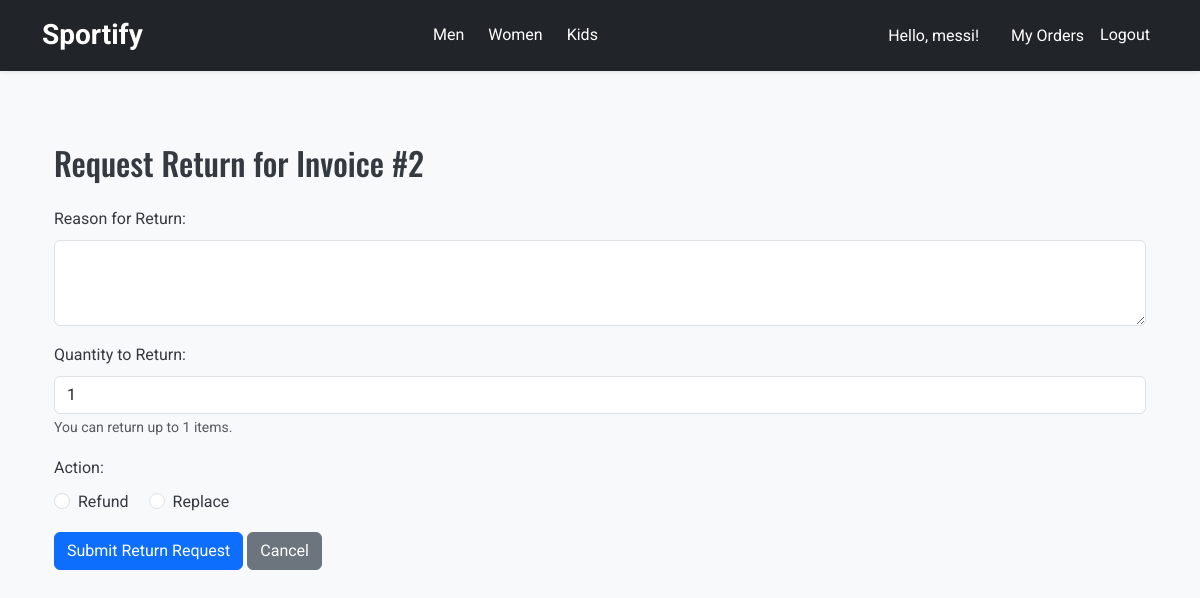
/request_return/2 (signed in), run on the app's committed database.
### models.py (models this page shows, shortened)
class User(db.Model,UserMixin):
    __tablename__ = 'users'
    uid = db.Column(db.Integer, primary_key=True)
    username = db.Column(db.String, nullable=False)
    password = db.Column(db.String, nullable=False)
    role = db.Column(db.String, nullable=False, default='user')
    description = db.Column(db.String)
    ROLE_SUPER_ADMIN = 'super_admin'        # Can access everything
    ROLE_INVENTORY_ADMIN = 'inventory_admin' # Can manage inventory
    ROLE_ORDER_ADMIN = 'order_admin'        # Can manage orders
    ROLE_PRODUCT_ADMIN = 'product_admin'    # Can manage products

class Invoice(db.Model):
    __tablename__ = 'invoices'
    invoice_id = db.Column(db.Integer, primary_key=True)
    user_id = db.Column(db.Integer, db.ForeignKey('users.uid'), nullable=False)
    product_id = db.Column(db.Integer, nullable=False)
    product_type = db.Column(db.String(50), nullable=False)
    quantity = db.Column(db.Integer, nullable=False)
    price = db.Column(db.Float, nullable=False)  # Price per unit
    total_price = db.Column(db.Float, nullable=False)
    date = db.Column(db.DateTime, nullable=False, default=datetime.utcnow)
    status = db.Column(db.String(20), nullable=False, default='Pending')
    notes = db.Column(db.Text, nullable=True)
    shipping_address = db.Column(db.Text, nullable=True)
    tracking_number = db.Column(db.String(100), nullable=True)
    payment_status = db.Column(db.String(20), default='Pending')
    payment_method = db.Column(db.String(50), nullable=True)
    user = db.relationship('User', backref=db.backref('invoices', lazy=True))
    status_history = db.relationship('InvoiceStatusHistory',
                                   back_populates='invoice',
                                   cascade='all, delete-orphan',
                                   order_by='desc(InvoiceStatusHistory.timestamp)')
    STATUS_PENDING = 'Pending'
    STATUS_PROCESSING = 'Processing'
    STATUS_SHIPPED = 'Shipped'
    STATUS_DELIVERED = 'Delivered'
    STATUS_CANCELLED = 'Cancelled'
    STATUS_PAID = 'Paid'
    PAYMENT_PENDING = 'Pending'
    PAYMENT_COMPLETED = 'Completed'
    PAYMENT_FAILED = 'Failed'
    PAYMENT_REFUNDED = 'Refunded'

### routes.py (the view, shortened to what this page needs)
    @app.route("/request_return/<int:invoice_id>", methods=["GET", "POST"])
    @login_required
    def request_return(invoice_id):
        invoice = Invoice.query.get_or_404(invoice_id)
        if invoice.user_id != current_user.uid:
            flash("You are not authorized to request a return for this invoice.", "danger")
            return redirect(url_for("view_orders"))
        existing_return = ReturnRequest.query.filter_by(invoice_id=invoice.invoice_id).first()
        if existing_return:
            flash("A return request for this invoice already exists.", "info")
            return redirect(url_for("view_orders"))
        model_mapping = {
            'FootwearSubCategory': FootwearSubCategory,
            'ActivewearSubCategory': ActivewearSubCategory,
            'BottomsSubCategory': BottomsSubCategory,
            'OuterwearSubCategory': OuterwearSubCategory,
            'RecoverySubCategory': RecoverySubCategory,
            'AccessoriesSubCategory': AccessoriesSubCategory,
            'SwimwearSubCategory': SwimwearSubCategory,
            'CompressionSubCategory': CompressionSubCategory,
            'SpecialtySportswearSubCategory': SpecialtySportswearSubCategory,
            'ProtectiveGearSubCategory': ProtectiveGearSubCategory
        }
        model = model_mapping.get(invoice.product_type)
        available_replacements = []
        if model:
            available_replacements = model.query.filter_by(price=invoice.price).filter(model.quantity >= 1).all()
        return render_template("request_return.html", invoice=invoice, available_replacements=available_replacements)

### app.py (called while the page is built)
def create_app():
    app = Flask(__name__, template_folder='templates')
    csrf = CSRFProtect(app)
    app.config['SQLALCHEMY_DATABASE_URI'] = 'sqlite:////home/satch/Desktop/dbapplication/testdb_backup.db'
    app.secret_key = 'Some Key'
    app.config['SECRET_KEY'] = 'tQa$L5Cu6^*yu"V'
    app.secret_key = app.config['SECRET_KEY']
    db.init_app(app)
    CORS(app, supports_credentials=True)
    login_manager = LoginManager()
    login_manager.init_app(app)
    secret_key = app.secret_key
    bcrypt = Bcrypt(app)
    from models import User
    @login_manager.user_loader
    def load_user(uid):
        return User.query.get(uid)
    bcrypt = Bcrypt(app)
    from routes import register_routes
    register_routes(app, db, bcrypt)
    migrate = Migrate(app, db)
    return app

### templates/request_return.html (shortened to what this page needs)
{% extends "base.html" %}  {% block content %}
<section class="request-return py-5">
  <div class="container">
    <h2 class="mb-4">Request Return for Invoice #{{ invoice.invoice_id }}</h2>
    <form
      action="{{ url_for('request_return', invoice_id=invoice.invoice_id) }}"
      method="POST"
    >
      <div class="mb-3">
        <label for="reason" class="form-label">Reason for Return:</label>
        <textarea
          name="reason"
          id="reason"
          class="form-control"
          rows="3"
          required
        ></textarea>
      </div>
      <div class="mb-3">
        <label for="quantity" class="form-label">Quantity to Return:</label>
        <input
          type="number"
          name="quantity"
          id="quantity"
          class="form-control"
          min="1"
          max="{{ invoice.quantity }}"
          value="1"
          required
        />
        <small class="form-text text-muted"
          >You can return up to {{ invoice.quantity }} items.</small
        >
      </div>
      <div class="mb-3">
        <label class="form-label">Action:</label><br />
        <div class="form-check form-check-inline">
          <input
            class="form-check-input"
            type="radio"
            name="action"
            id="refund"
            value="refund"
            required
          />
          <label class="form-check-label" for="refund">Refund</label>
        </div>
        <div class="form-check form-check-inline">
          <input
            class="form-check-input"
            type="radio"
            name="action"
            id="replace"
            value="replace"
            required
          />
          <label class="form-check-label" for="replace">Replace</label>
        </div>
      </div>
      <button type="submit" class="btn btn-primary">
        Submit Return Request
      </button>
      <a href="{{ url_for('view_orders') }}" class="btn btn-secondary"
        >Cancel</a
      >
    </form>
  </div>
</section>
{% endblock %}

### templates/base.html (shortened to what this page needs)
<!DOCTYPE html>
<html lang="en">
  <head>
    <link
      href="https://cdn.jsdelivr.net/npm/bootstrap@5.3.0/dist/css/bootstrap.min.css"
      rel="stylesheet"
    />
    <link
      rel="stylesheet"
      href="https://cdnjs.cloudflare.com/ajax/libs/font-awesome/6.4.0/css/all.min.css"
    />
    <link
      rel="stylesheet"
      href="{{ url_for('static', filename='css/styles.css') }}"
    />
  </head>
  <body>
    <nav
      class="navbar navbar-expand-lg navbar-dark bg-dark fixed-top shadow-sm"
    >
      <div class="container">
        <a class="navbar-brand fw-bold" href="{{ url_for('index') }}"
          >Sportify</a
        >
        <div class="collapse navbar-collapse" id="navbarNav">
          <ul class="navbar-nav mx-auto mb-2 mb-lg-0">
            <li class="nav-item">
              <a
                class="nav-link btn btn-outline-light btn-sm me-2"
                href="{{ url_for('men') }}"
                >Men</a
              >
            </li>
            <li class="nav-item">
              <a
                class="nav-link btn btn-outline-light btn-sm me-2"
                href="{{ url_for('women') }}"
                >Women</a
              >
            </li>
            <li class="nav-item">
              <a
                class="nav-link btn btn-outline-light btn-sm me-2"
                href="{{ url_for('kids') }}"
                >Kids</a
              >
            </li>
          </ul>
          <ul class="navbar-nav align-items-center">
            {% if current_user.is_authenticated %}
            <li class="nav-item me-3">
              <a class="nav-link" href="#"
                >Hello, {{ current_user.username }}!</a
              >
            </li>
            <li class="nav-item">
              <a class="nav-link" href="{{ url_for('view_orders') }}"
                >My Orders</a
              >
            </li>
            <li class="nav-item">
              <a
                class="nav-link btn btn-outline-light btn-sm"
                href="{{ url_for('logout') }}"
                >Logout</a
              >
            </li>
            {% endif %}
          </ul>
        </div>
      </div>
    </nav>
    <div class="container mt-5 pt-5">
      {% block content %}{% endblock %}
    </div>
  </body>
</html>

### static/css/styles.css (style rules this page uses)
body { font-family: 'Roboto', sans-serif; background-color: #f8f9fa; color: #343a40; line-height: 1.6; }
h1, h2, h3, h4, h5, h6 { font-family: 'Oswald', sans-serif; color: #343a40; }
.navbar { font-size: 1rem; }
.navbar-brand { font-size: 1.75rem; font-weight: 700; }
.nav-link { font-size: 1rem; color: #ffffff !important; }
.nav-link.btn { border-radius: 20px; padding: 0.5rem 1rem; }
.form-label { font-weight: 600; }
.shadow-sm { box-shadow: 0 .125rem .25rem rgba(0,0,0,.075)!important; }

### data on the page
User: username "messi"
Invoice: invoice_id "2", quantity "1"
